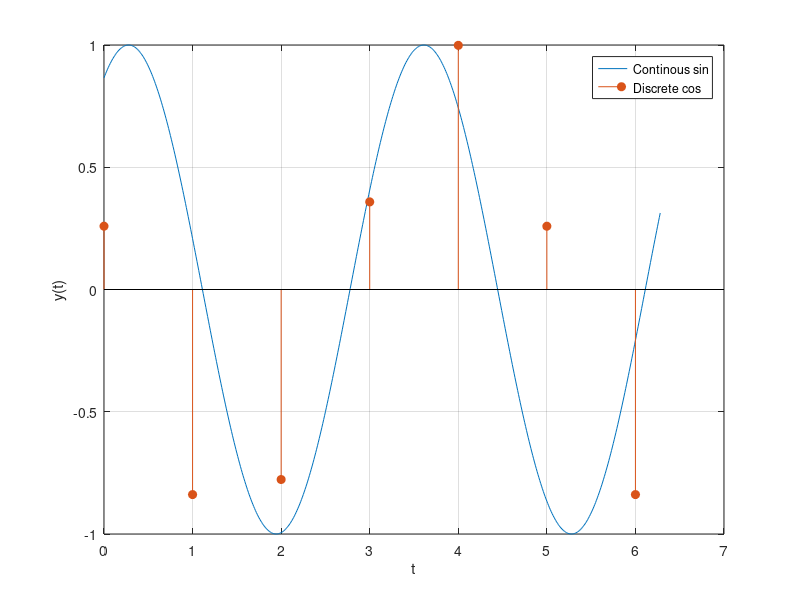

The MATLAB source for this figure:
clc
clear
close all
t = 0:0.01:2*pi;
n =  0:1:2*pi;
%Continous sin
T=10/3;
f=1/T;
theta = pi/3;
A = 1;
y1 = A * sin(2*pi*f*t + theta);
plot(t,y1);
xlabel('t');
ylabel('y(t)');
hold on;
grid on;
%Discrete cos
theta1 = pi * (5/12);
T1 = 5;
f1 = 1/T1;
y2 = A * cos(2*pi* f1 *n + theta1);
stem(n,y2,'filled');
grid on;
legend('Continous sin','Discrete cos');

